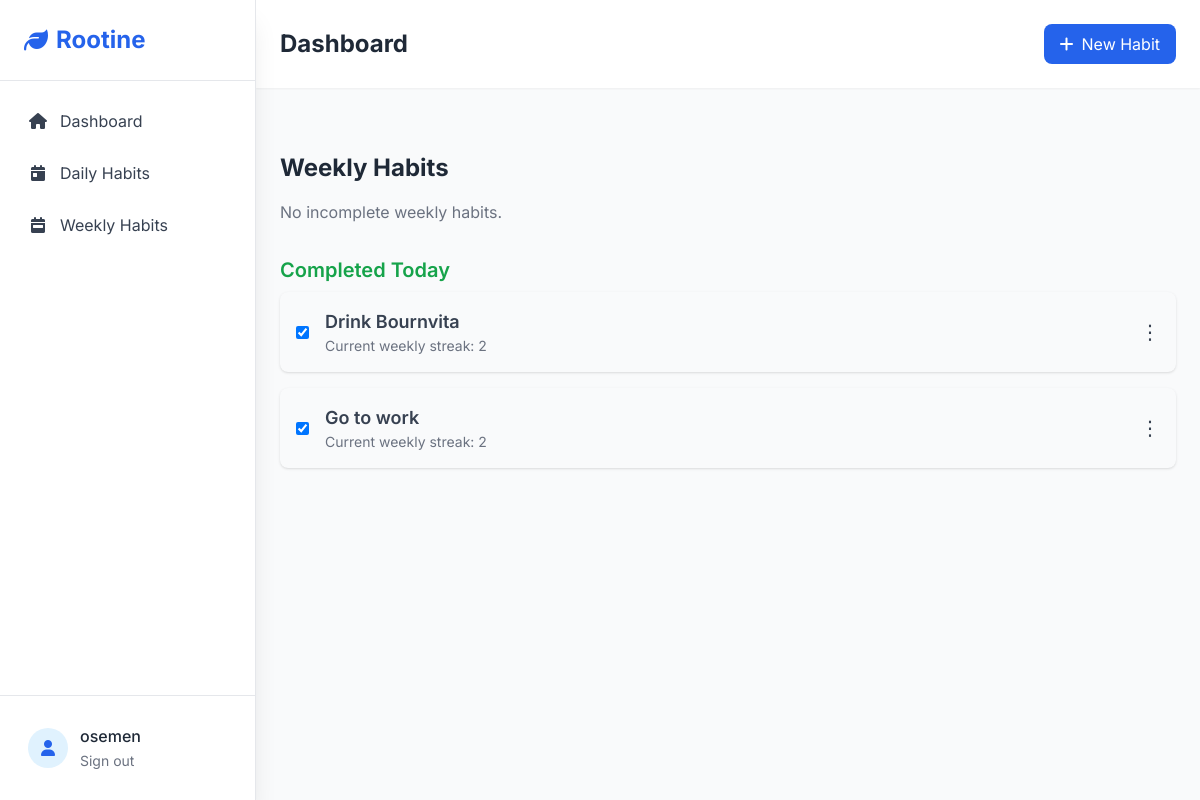
Screenshot of /weekly_habit/ (signed in) with the database file from the repository.
### habit/models.py (models this page shows, shortened)
class Habit(models.Model):
    PERIODICITY = [
        ("daily", "Daily"),
        ("weekly", "Weekly")
    ]
    name = models.CharField(max_length=255, unique=True)
    description = models.TextField(max_length= 1000)
    user = models.ForeignKey(User, on_delete=models.CASCADE)
    periodicity = models.CharField(max_length=10, choices=PERIODICITY)
    created_at = models.DateTimeField(auto_now_add=True)
    updated_at = models.DateTimeField(auto_now=True)
    def is_completed_on(self, day):
        return self.completions.filter(date=day).exists()
    def is_completed_in_week(self, week_start):
        return self.completions.filter(date__gte=week_start, date__lt=week_start + timedelta(days=7)).exists()
    def current_streak(self):
        today = date.today()
        streak = 0
        day_offset = 0
        if self.periodicity == 'daily':
            delta = timedelta(days=1)
            while self.is_completed_on(today - delta * day_offset):
                streak += 1
                day_offset += 1
        elif self.periodicity == 'weekly':
            current_week_start = today - timedelta(days=today.weekday())
            while self.is_completed_in_week(current_week_start - timedelta(weeks=day_offset)):
                streak += 1
                day_offset += 1
        return streak

### habit/views.py (the view)
# urls.py: path("weekly_habit/", views.weekly_habit, name="weekly_habit"),
@login_required
def weekly_habit(request):
    user = request.user
    today = date.today()
    weekly_habits = Habit.objects.filter(user=user).filter(periodicity="weekly")
    incomplete_habits = [habit for habit in weekly_habits if not habit.is_completed_on(today)]
    completed_habits = [habit for habit in weekly_habits if habit.is_completed_on(today)]
    context = {
        "incomplete_habits": incomplete_habits,
        "completed_habits": completed_habits,
        "user": user,
    }
    return render(request, "weekly_habit.html", context)

### templates/weekly_habit.html (shortened to what this page needs)
{% extends 'base.html' %}
{% load static %}
{% block content %}
<div class="max-w-4xl mx-auto mt-10">
    <h2 class="text-2xl font-bold text-gray-800 mb-4">Weekly Habits</h2>
    <ul id="incomplete-habits" class="space-y-4 mb-8">
        {% for habit in incomplete_habits %}
        <li id="habit-item-{{ habit.id }}"
            class="habit-item flex items-center justify-between bg-white p-4 shadow rounded-lg"
            data-habit-id="{{ habit.id }}" data-completed="false">
            <div class="flex items-center">
                <input
                    type="checkbox"
                    id="habit-{{ habit.id }}"
                    class="habit-checkbox mr-4"
                    onchange="completeHabit(this)">
                <label for="habit-{{ habit.id }}" class="flex-1">
                    <h3 class="habit-name text-lg font-semibold text-gray-700">{{ habit.name }}</h3>
                    <p class="text-sm text-gray-500">Current weekly streak: {{ habit.current_streak }} week</p>
                </label>
            </div>
            <div class="relative group inline-block text-left">
                <button class="text-gray-700 text-xl">⋮</button>
                <div class="absolute right-0 bg-white shadow-lg rounded-lg w-32 z-50 opacity-0 group-hover:opacity-100 invisible group-hover:visible transition-all duration-200"
                    style="top: 2.5rem;">
                    <a href="{% url 'edit_habit' habit.pk %}" class="block px-4 py-2 text-gray-700 hover:bg-gray-100">Edit</a>
                    <a href="{% url 'delete_habit' habit.pk %}" class="block px-4 py-2 text-red-600 hover:bg-gray-100">Delete</a>
                    <a href="{% url 'detail_habit' habit.pk %}" class="block px-4 py-2 text-gray-700 hover:bg-gray-100">View Analytics</a>
                </div>
            </div>
        </li>
        {% empty %}
        <p class="text-gray-500">No incomplete weekly habits.</p>
        {% endfor %}
    </ul>
    <h3 class="text-xl font-semibold text-green-600 mb-2">Completed Today</h3>
    <ul id="completed-habits" class="space-y-4">
        {% for habit in completed_habits %}
        <li id="habit-item-{{ habit.id }}"
            class="habit-item flex items-center justify-between bg-gray-50 p-4 shadow rounded-lg"
            data-habit-id="{{ habit.id }}" data-completed="true">
            <div class="flex items-center">
                <input
                    type="checkbox"
                    id="habit-{{ habit.id }}"
                    class="habit-checkbox mr-4"
                    onchange="completeHabit(this)"
                    checked>
                <label for="habit-{{ habit.id }}" class="flex-1">
                    <h3 class="habit-name text-lg font-semibold text-gray-700">{{ habit.name }}</h3>
                    <p class="text-sm text-gray-500">Current weekly streak: {{ habit.current_streak }} </p>
                </label>
            </div>
            <div class="relative group inline-block text-left">
                <button class="text-gray-700 text-xl">⋮</button>
            </div>
        </li>
        {% empty %}
        <p class="text-gray-500">No completed weekly habits yet.</p>
        {% endfor %}
    </ul>
</div>
{% endblock %}

### templates/base.html (shortened to what this page needs)
{% load static %}
<!DOCTYPE html>
<html lang="en">
<head>
    <script src="https://cdn.tailwindcss.com"></script>
    <link rel="stylesheet" href="https://cdnjs.cloudflare.com/ajax/libs/font-awesome/6.4.0/css/all.min.css">
</head>
<body class="bg-gray-50 font-sans antialiased text-gray-800">
    <aside id="sidebar" class="fixed top-0 left-0 h-screen w-64 bg-white shadow-xl transform -translate-x-full lg:translate-x-0 transition-slow z-40 flex flex-col border-r border-gray-200">
        <div class="p-6 border-b border-gray-200">
            <h2 class="text-2xl font-bold text-primary-600 flex items-center">
                <i class="fas fa-leaf mr-2"></i> Rootine
            </h2>
        </div>
        <nav class="flex-1 overflow-y-auto no-scrollbar">
            <ul class="space-y-1 p-4">
                <li>
                    <a href="{% url 'dashboard' %}" class="flex items-center space-x-3 p-3 rounded-lg text-gray-700 hover:bg-primary-50 hover:text-primary-600 transition-slow">
                        <i class="fas fa-home w-5 text-center"></i>
                        <span>Dashboard</span>
                    </a>
                </li>
                <li>
                    <a href="{% url 'daily_habit' %}" class="flex items-center space-x-3 p-3 rounded-lg text-gray-700 hover:bg-primary-50 hover:text-primary-600 transition-slow">
                        <i class="fas fa-calendar-day w-5 text-center"></i>
                        <span>Daily Habits</span>
                    </a>
                </li>
                <li>
                    <a href="{% url 'weekly_habit' %}" class="flex items-center space-x-3 p-3 rounded-lg text-gray-700 hover:bg-primary-50 hover:text-primary-600 transition-slow">
                        <i class="fas fa-calendar-week w-5 text-center"></i>
                        <span>Weekly Habits</span>
                    </a>
                </li>
            </ul>
        </nav>
        <div class="p-4 border-t border-gray-200">
            <div class="flex items-center space-x-3 p-3">
                <div class="w-10 h-10 rounded-full bg-primary-100 flex items-center justify-center text-primary-600">
                    <i class="fas fa-user"></i>
                </div>
                <div>
                    <p class="font-medium">{{ user.username }}</p>
                    <form method="post" action="{% url 'logout' %}?next={% url 'home' %}" class="inline">
                        <button type="submit" class="text-sm text-gray-500 hover:text-red-600 transition-slow">
                            Sign out
                        </button>
                    </form>
                </div>
            </div>
        </div>
    </aside>
    <main class="lg:ml-64 min-h-screen transition-slow">
        <header class="sticky top-0 z-20 bg-white shadow-sm">
            <div class="flex justify-between items-center p-4 lg:p-6">
                <h1 class="text-2xl font-bold text-gray-800">
                    {% block page_title %}Dashboard{% endblock %}
                </h1>
                <div class="flex items-center space-x-4">
                    <a href="{% url 'create_habit' %}" class="bg-primary-600 text-white px-4 py-2 rounded-lg hover:bg-primary-700 transition-slow flex items-center space-x-2">
                        <i class="fas fa-plus"></i>
                        <span class="hidden sm:inline">New Habit</span>
                    </a>
                </div>
            </div>
        </header>
        <div class="p-4 lg:p-6">
            {% block content %}{% endblock %}
        </div>
    </main>
</body>
</html>

### templates/base.html (style rules this page uses)
.transition-slow { transition: all 0.3s ease-in-out; }
.no-scrollbar { -ms-overflow-style: none; scrollbar-width: none; }

### rows the page displays
Habit: name "Drink Bournvita", current_streak "2"
Habit: name "Go to work", current_streak "2"

### other values shown
{{ user.username }} "osemen"
